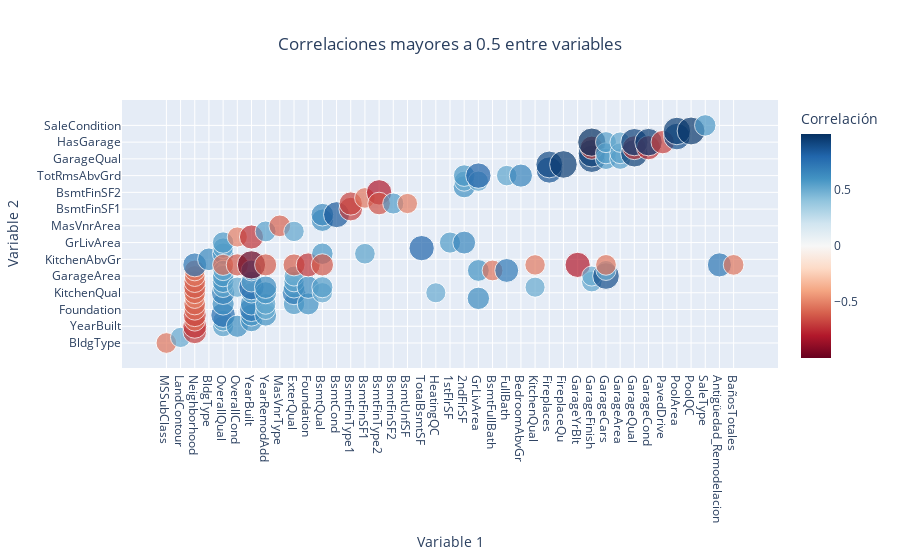

Source (notebook cell):
### Markdown cell above
# Correlaciones entre variables para evitar multicolinealidad

Para asegurar que el modelo resultante sea más robusto y capaz de generalizar mejor a datos no vistos, se realiza la inspección de correlaciones para evitar la multicolinealidad, **no se incluirán las correlaciones con la variable objetivo (`SalePrice`)**.

Se observan correlaciones altas (generalmente > 0.5), donde habría un riesgo de multicolinealidad, lo que afectaría al rendimiento del modelo.

### Code cell
correlaciones = df.corr()

correlaciones = correlaciones.drop(["SalePrice", "Id"], axis=0).drop(["SalePrice", "Id"], axis=1)

correlaciones_filtradas = correlaciones[abs(correlaciones) > 0.5]

correlaciones_filtradas = correlaciones_filtradas.where(np.triu(np.ones(correlaciones.shape), k=1).astype(bool))

correlaciones_melted = correlaciones_filtradas.stack().reset_index()
correlaciones_melted.columns = ["Variable 1", "Variable 2", "Correlación"]

fig = px.scatter(correlaciones_melted, 
                 x="Variable 1", 
                 y="Variable 2", 
                 size=correlaciones_melted["Correlación"].abs(),  
                 color="Correlación", 
                 color_continuous_scale="RdBu",
                 title="Correlaciones mayores a 0.5 entre variables")
fig.update_layout(title_x=0.5)
fig.show()

### Figure 1 — Plotly figure (JSON) as saved in the notebook; plotly's stock layout.template omitted (floating-point values rounded to 4 significant figures)
{"data": [{"hovertemplate": "Variable 1=%{x}<br>Variable 2=%{y}<br>size=%{marker.size}<br>Correlación=%{marker.color}<extra></extra>", "legendgroup": "", "marker": {"color": [-0.5379, 0.5123, -0.7, -0.7176, -0.543, -0.666, -0.5634, -0.597, -0.5058, -0.5865, -0.6152, -0.589, -0.5426, -0.5399, 0.717, 0.6444, 0.5596, 0.5362, 0.7591, 0.6173, 0.5764, 0.525, 0.5762, 0.6854, 0.5307, 0.5894, 0.5777, 0.5196, -0.5596, 0.6177, 0.5181, -0.509, -0.618, 0.6122, 0.6058, 0.7226, 0.6199, 0.5255, 0.7966, 0.5377, -0.7272, 0.5388, -0.9991, 0.6074, 0.5006, 0.5281, 0.546, 0.6075, 0.6306, -0.6099, -0.5896, 0.5766, 0.5223, 0.7098, 0.5874, 0.5236, 0.5029, -0.6049, 0.602, 0.6281, -0.7222, 0.626, 0.5763, 0.5178, 0.5593, 0.6419, -0.6194, 0.8463, -0.697, -0.6776, 0.5365, -0.5346, -0.8053, -0.6405, 0.5575, -0.5113, 0.8016, 0.5052, 0.5625, 0.6551, 0.6114, 0.5035, 0.5846, 0.6303, 0.5171, 0.8084, 0.5975, -0.5408, 0.5273, 0.7133, 0.6697, 0.5079, -0.5244, 0.8634, 0.9013, 0.9527, -0.7955, 0.5313, 0.505, 0.9283, 0.9411, -0.6739, 0.9984, 0.8897, 0.5657, 0.5551, 0.5009, 0.5532, -0.5378, 0.5506, 0.5391, 0.5236, 0.9444, -0.7129, 0.9337, -0.7273, 0.9458, -0.6847, 0.8866, 0.9442, 0.9722, 0.5748, 0.728, -0.537], "coloraxis": "coloraxis", "size": [0.5379, 0.5123, 0.7, 0.7176, 0.543, 0.666, 0.5634, 0.597, 0.5058, 0.5865, 0.6152, 0.589, 0.5426, 0.5399, 0.717, 0.6444, 0.5596, 0.5362, 0.7591, 0.6173, 0.5764, 0.525, 0.5762, 0.6854, 0.5307, 0.5894, 0.5777, 0.5196, 0.5596, 0.6177, 0.5181, 0.509, 0.618, 0.6122, 0.6058, 0.7226, 0.6199, 0.5255, 0.7966, 0.5377, 0.7272, 0.5388, 0.9991, 0.6074, 0.5006, 0.5281, 0.546, 0.6075, 0.6306, 0.6099, 0.5896, 0.5766, 0.5223, 0.7098, 0.5874, 0.5236, 0.5029, 0.6049, 0.602, 0.6281, 0.7222, 0.626, 0.5763, 0.5178, 0.5593, 0.6419, 0.6194, 0.8463, 0.697, 0.6776, 0.5365, 0.5346, 0.8053, 0.6405, 0.5575, 0.5113, 0.8016, 0.5052, 0.5625, 0.6551, 0.6114, 0.5035, 0.5846, 0.6303, 0.5171, 0.8084, 0.5975, 0.5408, 0.5273, 0.7133, 0.6697, 0.5079, 0.5244, 0.8634, 0.9013, 0.9527, 0.7955, 0.5313, 0.505, 0.9283, 0.9411, 0.6739, 0.9984, 0.8897, 0.5657, 0.5551, 0.5009, 0.5532, 0.5378, 0.5506, 0.5391, 0.5236, 0.9444, 0.7129, 0.9337, 0.7273, 0.9458, 0.6847, 0.8866, 0.9442, 0.9722, 0.5748, 0.728, 0.537], "sizemode": "area", "sizeref": 0.002498, "symbol": "circle"}, "mode": "markers", "name": "", "orientation": "v", "showlegend": false, "type": "scatter", "x": ["MSSubClass", "LandContour", "Neighborhood", "Neighborhood", "Neighborhood", "Neighborhood", "Neighborhood", "Neighborhood", "Neighborhood", "Neighborhood", "Neighborhood", "Neighborhood", "Neighborhood", "Neighborhood", "Neighborhood", "BldgType", "OverallQual", "OverallQual", "OverallQual", "OverallQual", "OverallQual", "OverallQual", "OverallQual", "OverallQual", "OverallQual", "OverallQual", "OverallQual", "OverallQual", "OverallQual", "OverallCond", "OverallCond", "OverallCond", "OverallCond", "YearBuilt", "YearBuilt", "YearBuilt", "YearBuilt", "YearBuilt", "YearBuilt", "YearBuilt", "YearBuilt", "YearBuilt", "YearBuilt", "YearRemodAdd", "YearRemodAdd", "YearRemodAdd", "YearRemodAdd", "YearRemodAdd", "YearRemodAdd", "YearRemodAdd", "MasVnrType", "ExterQual", "ExterQual", "ExterQual", "ExterQual", "ExterQual", "ExterQual", "ExterQual", "Foundation", "Foundation", "Foundation", "BsmtQual", "BsmtQual", "BsmtQual", "BsmtQual", "BsmtQual", "BsmtQual", "BsmtCond", "BsmtFinType1", "BsmtFinType1", "BsmtFinSF1", "BsmtFinSF1", "BsmtFinType2", "BsmtFinType2", "BsmtFinSF2", "BsmtUnfSF", "TotalBsmtSF", "HeatingQC", "1stFlrSF", "2ndFlrSF", "2ndFlrSF", "2ndFlrSF", "2ndFlrSF", "GrLivArea", "GrLivArea", "GrLivArea", "GrLivArea", "BsmtFullBath", "FullBath", "FullBath", "BedroomAbvGr", "KitchenQual", "KitchenQual", "Fireplaces", "Fireplaces", "FireplaceQu", "GarageYrBlt", "GarageFinish", "GarageFinish", "GarageFinish", "GarageFinish", "GarageFinish", "GarageFinish", "GarageCars", "GarageCars", "GarageCars", "GarageCars", "GarageCars", "GarageCars", "GarageArea", "GarageArea", "GarageArea", "GarageQual", "GarageQual", "GarageQual", "GarageCond", "GarageCond", "PavedDrive", "PoolArea", "PoolArea", "PoolQC", "SaleType", "Antigüedad_Remodelacion", "BañosTotales"], "xaxis": "x", "y": ["BldgType", "LandSlope", "OverallQual", "YearBuilt", "YearRemodAdd", "ExterQual", "Foundation", "BsmtQual", "FullBath", "KitchenQual", "GarageYrBlt", "GarageCars", "GarageArea", "BañosTotales", "Antiguedad", "KitchenAbvGr", "YearBuilt", "YearRemodAdd", "ExterQual", "BsmtQual", "TotalBsmtSF", "1stFlrSF", "GrLivArea", "KitchenQual", "GarageYrBlt", "GarageCars", "GarageArea", "BañosTotales", "Antiguedad", "YearBuilt", "GarageYrBlt", "Antigüedad_Remodelacion", "Antiguedad", "YearRemodAdd", "ExterQual", "Foundation", "BsmtQual", "KitchenQual", "GarageYrBlt", "GarageCars", "Antigüedad_Remodelacion", "BañosTotales", "Antiguedad", "ExterQual", "Foundation", "BsmtQual", "HeatingQC", "KitchenQual", "GarageYrBlt", "Antiguedad", "MasVnrArea", "BsmtQual", "HeatingQC", "KitchenQual", "GarageYrBlt", "GarageCars", "GarageArea", "Antiguedad", "BsmtQual", "GarageYrBlt", "Antiguedad", "BsmtCond", "TotalBsmtSF", "KitchenQual", "GarageYrBlt", "TieneSotano", "Antiguedad", "TieneSotano", "BsmtFinSF1", "NumeroSotanos", "TotalBsmtSF", "BsmtFullBath", "BsmtFinSF2", "NumeroSotanos", "NumeroSotanos", "NumeroSotanos", "1stFlrSF", "KitchenQual", "GrLivArea", "GrLivArea", "HalfBath", "BedroomAbvGr", "TotRmsAbvGrd", "FullBath", "BedroomAbvGr", "TotRmsAbvGrd", "BañosTotales", "BañosTotales", "TotRmsAbvGrd", "BañosTotales", "TotRmsAbvGrd", "GarageYrBlt", "Antiguedad", "FireplaceQu", "HasFireplaces", "HasFireplaces", "Antiguedad", "GarageCars", "GarageArea", "GarageQual", "GarageCond", "PavedDrive", "HasGarage", "GarageArea", "GarageQual", "GarageCond", "BañosTotales", "HasGarage", "Antiguedad", "GarageQual", "GarageCond", "HasGarage", "GarageCond", "PavedDrive", "HasGarage", "PavedDrive", "HasGarage", "HasGarage", "PoolQC", "TienePiscina", "TienePiscina", "SaleCondition", "Antiguedad", "Antiguedad"], "yaxis": "y"}], "layout": {"coloraxis": {"colorbar": {"title": {"text": "Correlación"}}, "colorscale": [[0, "rgb(103,0,31)"], [0.1, "rgb(178,24,43)"], [0.2, "rgb(214,96,77)"], [0.3, "rgb(244,165,130)"], [0.4, "rgb(253,219,199)"], [0.5, "rgb(247,247,247)"], [0.6, "rgb(209,229,240)"], [0.7, "rgb(146,197,222)"], [0.8, "rgb(67,147,195)"], [0.9, "rgb(33,102,172)"], [1, "rgb(5,48,97)"]]}, "legend": {"itemsizing": "constant", "tracegroupgap": 0}, "title": {"text": "Correlaciones mayores a 0.5 entre variables", "x": 0.5}, "xaxis": {"anchor": "y", "domain": [0, 1], "title": {"text": "Variable 1"}}, "yaxis": {"anchor": "x", "domain": [0, 1], "title": {"text": "Variable 2"}}}}
